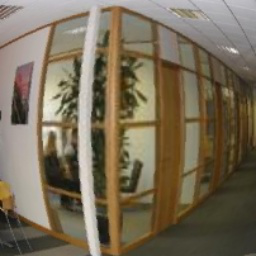
%> input picture data/input_1.png, 256 x 256 px
$ octave real_image_1.m   (GNU Octave 9; MATLAB toolbox functions it lacks are replaced by stand-ins)
%> lines starting %> are read from the running program, lines starting %| are printed output that depends on the picture; in (x1, y1, x2, y2) boxes, pixels count from 0 and x2, y2 are one past the last pixel; in counts of white or black regions, pixels touching at a corner belong together; the program's own positions count from 1
%******************************************************************************
% This programe is implemented via MATLAB 2018b.                             *
% Author :  Ping Wang                                                        *
% Contact:  pingwangsky@163.com                                              *
% License:  Copyright (c) 2022 Ping Wang, All rights reserved.               *
% Address:  College of Electrical and Information Engineering,               *
%           Lanzhou University of Technology                                 *
% My site:  https://sites.google.com/view/ping-wang-homepage                 *
%*****************************************************************************/
close all;
clc;
clear;
addpath data;
addpath Methods;

Img=imread('input_1.png');
%> Img is the input picture: size 256x256x3 uint8; mean R, G, B 120.9, 109.2, 88.2

figure(1);
hold on;
imshow(Img);
Img1=rgb2gray(Img);
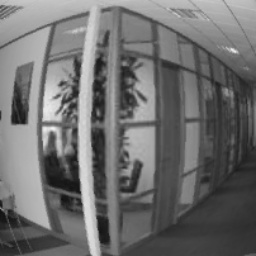
%> Img1: size 256x256 uint8; min 16, max 241, mean 110.3
contour=edge(Img1,'Canny');
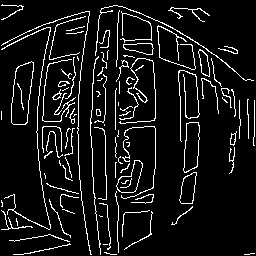
%> contour: size 256x256 logical; 8.4% white in thin lines or dots
figure(2);
imshow(contour,'Border','tight');
hold on;

[B,L]=bwboundaries(contour,'noholes');
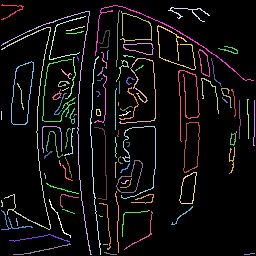
%> L: size 256x256 double; 101 distinct labels, from 0 to 100; one colour per label, 0 black
%> B = 100 boundaries; largest, box (x1, y1, x2, y2) and points: (1, 11, 92, 255) 663, (1, 27, 51, 230) 643, (95, 5, 254, 81) 420, (90, 56, 101, 255) 397, (178, 70, 200, 142) 365

% 边缘长度小于200的过滤掉
j=1;
for k=1:length(B)
    if length(B{k})>200
%> (the run ends here)

$ run again, with data/input_0.png copied over data/input_1.png
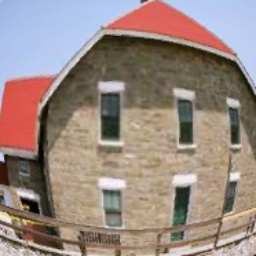
%> input picture data/input_0.png, 256 x 256 px
%> Img is the input picture: size 256x256x3 uint8; mean R, G, B 152.9, 136.4, 128.6
%> `contour=edge(Img1,'Canny');`:
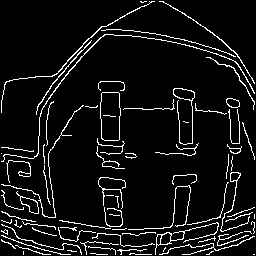
%> contour: size 256x256 logical; 7.3% white in thin lines or dots
%> `[B,L]=bwboundaries(contour,'noholes');`:
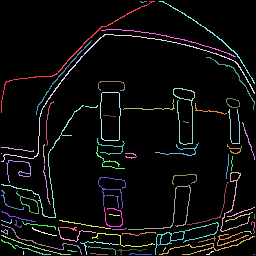
%> L: size 256x256 double; 80 distinct labels, from 0 to 79; one colour per label, 0 black
%> B = 79 boundaries; largest, box (x1, y1, x2, y2) and points: (1, 34, 255, 162) 652, (1, 105, 84, 218) 392, (1, 1, 155, 113) 367, (128, 185, 191, 230) 286, (155, 222, 219, 255) 277

$ run again, with data/input_3.png copied over data/input_1.png
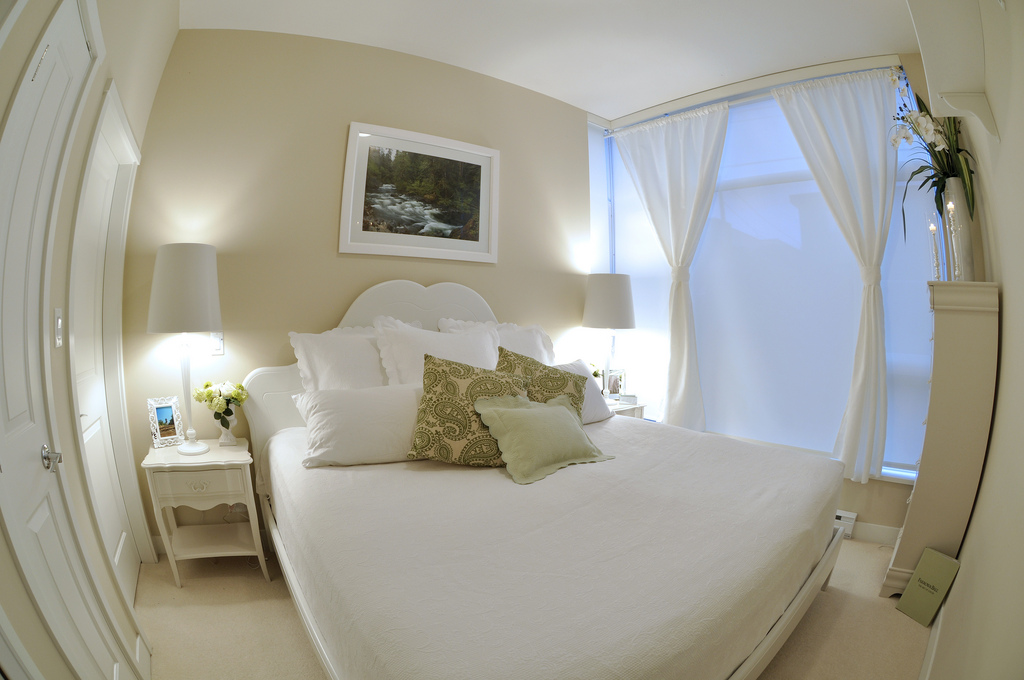
%> input picture data/input_3.png, 1024 x 680 px
%> Img is the input picture: size 680x1024x3 uint8; mean R, G, B 163, 161.1, 150.1
%> `contour=edge(Img1,'Canny');`:
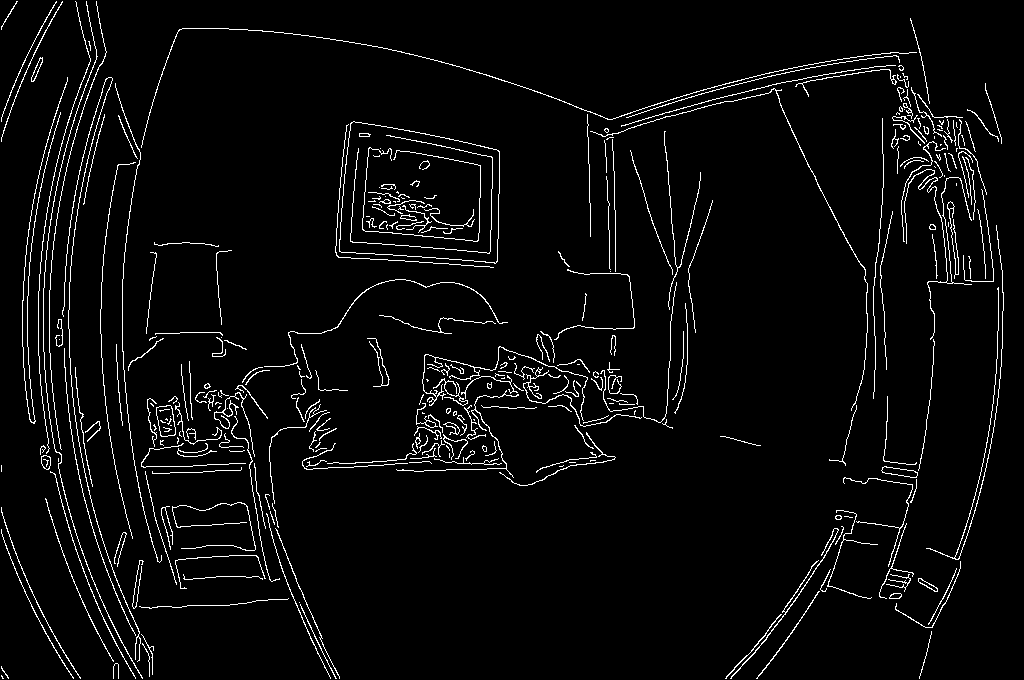
%> contour: size 680x1024 logical; 4% white in thin lines or dots
%> `[B,L]=bwboundaries(contour,'noholes');`:
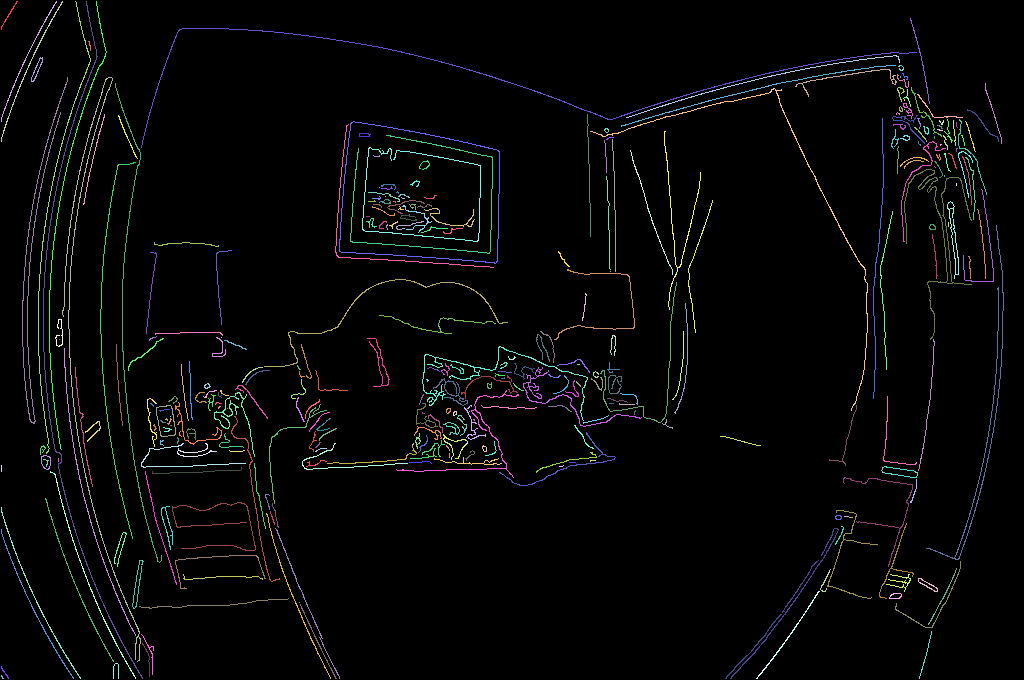
%> L: size 680x1024 double; 329 distinct labels, from 0 to 328; one colour per label, 0 black
%> B = 328 boundaries; largest, box (x1, y1, x2, y2) and points: (141, 28, 917, 148) 1710, (62, 77, 141, 662) 1701, (43, 1, 143, 679) 1361, (22, 77, 68, 424) 1316, (926, 225, 1004, 560) 1272

$ run again, with data/input_4.png copied over data/input_1.png
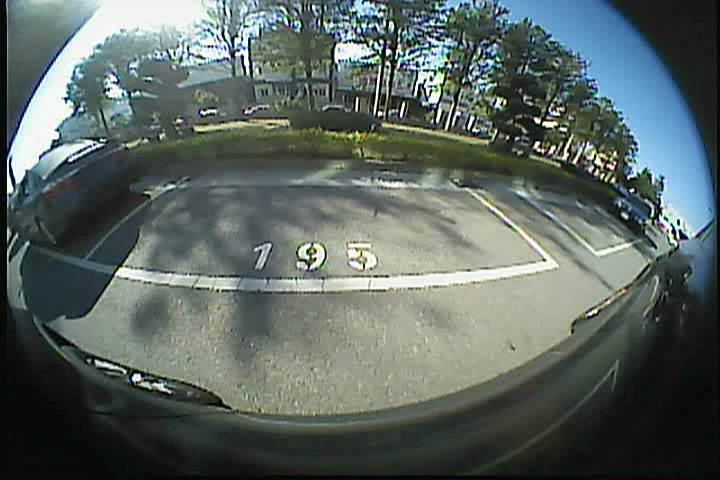
%> input picture data/input_4.png, 720 x 480 px
%> Img is the input picture: size 480x720x3 uint8; mean R, G, B 91.7, 102.8, 98.7
%> `contour=edge(Img1,'Canny');`:
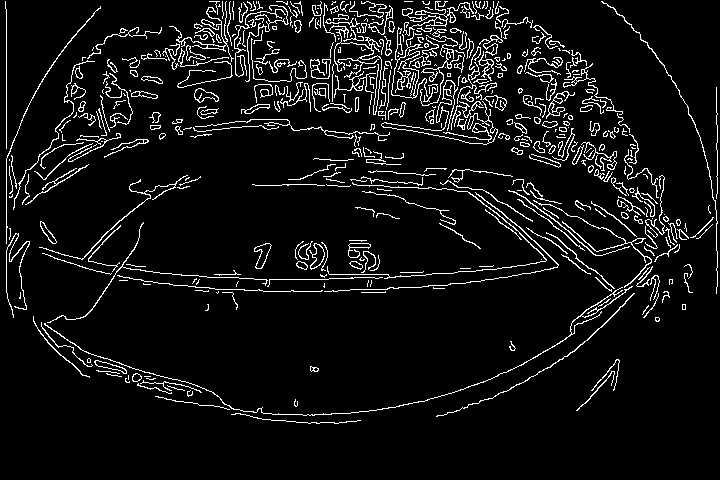
%> contour: size 480x720 logical; 6.9% white in thin lines or dots, all inside (x1, y1, x2, y2) = (5, 1, 718, 424)
%> `[B,L]=bwboundaries(contour,'noholes');`:
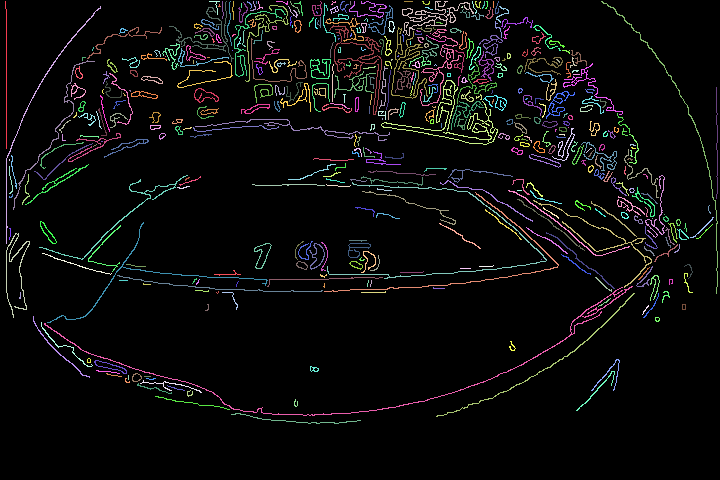
%> L: size 480x720 double; 474 distinct labels, from 0 to 473; one colour per label, 0 black
%> B = 473 boundaries; largest, box (x1, y1, x2, y2) and points: (44, 286, 633, 416) 1420, (381, 80, 498, 145) 1063, (327, 182, 547, 279) 856, (329, 25, 382, 115) 773, (324, 192, 559, 292) 638
